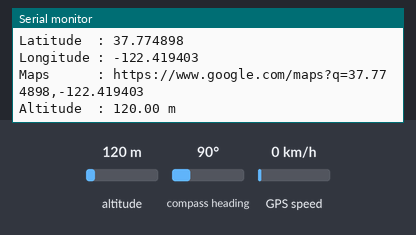
The sketch below on a simulated Arduino Uno, built with avr-gcc and run on an emulated ATmega328P. Parts: the last lines printed to the serial monitor. Inputs (shaded band) come from the test bench; at power-on: altitude 120 m, compass heading 90°, GPS speed 0 km/h. The GPS gets a fix after 3 s at 37.7749, -122.4194 with 8 satellites.

Above: at 6.2 s.
6.3 s: altitude set to 20 m
At 6.9 s:
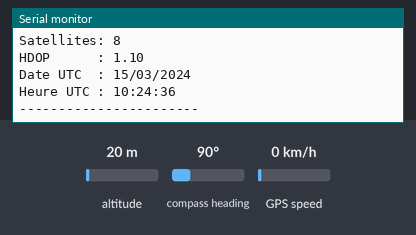
7.8 s: compass heading set to 180°
At 8.9 s:
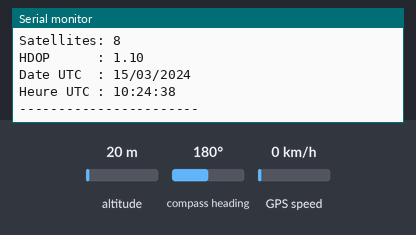
9.3 s: GPS speed set to 2 km/h
At 9.9 s:
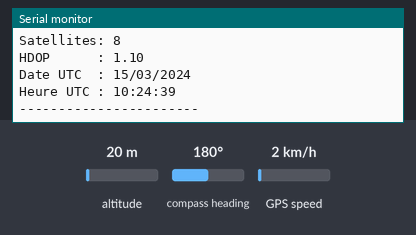
Timing chart, 0 to 12.3 s (numbered marks = the images above; inputs shaded):
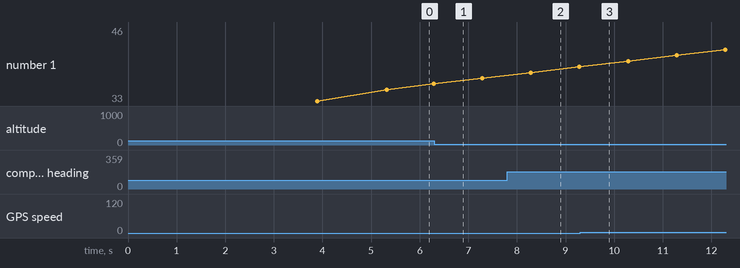

The sketch:

13-gps.ino
```cpp
#include <SoftwareSerial.h>
#include <TinyGPS++.h>

// ============================================================
// GPS NEO-8 / module compatible + Arduino UNO
// GOMA PRO Devs — Salomon BENGZ
// ============================================================
// Câblage :
// GPS TX  -> Arduino D4 (RX logiciel)
// GPS RX  -> Arduino D3 (TX logiciel)
// GPS GND -> Arduino GND
// GPS VCC -> alimentation adaptée au module
//
// IMPORTANT : le nom commercial « NEO-800L » peut désigner
// différents modules/clones. Vérifier la carte et sa tension
// d'alimentation avant le câblage.

#include <SoftwareSerial.h>   // Crée une liaison série sur D4/D3
#include <TinyGPS++.h>        // Décode les trames NMEA du GNSS

// D4 reçoit les données envoyées par le GPS.
// D3 peut envoyer des données vers le GPS.
static const int GPS_RX = 4;
static const int GPS_TX = 3;

// Débit de communication entre Arduino et le GPS.
static const uint32_t GPS_BAUD = 9600;

// SoftwareSerial(RX, TX)
SoftwareSerial gpsSerial(GPS_RX, GPS_TX);

// Objet qui analyse les caractères NMEA reçus.
TinyGPSPlus gps;

// ------------------------------------------------------------
// Affiche toutes les informations actuellement disponibles.
// ------------------------------------------------------------
void afficherGPS() {
  Serial.println();
  Serial.println("===== DONNEES GPS =====");

  // Latitude + longitude = position géographique.
  if (gps.location.isValid()) {
    Serial.print("Latitude  : ");
    Serial.println(gps.location.lat(), 6);

    Serial.print("Longitude : ");
    Serial.println(gps.location.lng(), 6);

    // Création d'un lien Google Maps à partir des coordonnées.
    Serial.print("Maps      : https://www.google.com/maps?q=");
    Serial.print(gps.location.lat(), 6);
    Serial.print(",");
    Serial.println(gps.location.lng(), 6);
  } else {
    Serial.println("Position  : aucun fix valide pour le moment");
  }

  // Altitude estimée par le récepteur GNSS.
  if (gps.altitude.isValid()) {
    Serial.print("Altitude  : ");
    Serial.print(gps.altitude.meters());
    Serial.println(" m");
  }

  // Vitesse calculée par le récepteur.
  if (gps.speed.isValid()) {
    Serial.print("Vitesse   : ");
    Serial.print(gps.speed.kmph());
    Serial.println(" km/h");
  }

  // Nombre de satellites rapporté par la solution GNSS.
  if (gps.satellites.isValid()) {
    Serial.print("Satellites: ");
    Serial.println(gps.satellites.value());
  }

  // HDOP : indicateur de géométrie/qualité du positionnement.
  // Plus il est faible, meilleure est généralement la géométrie.
  if (gps.hdop.isValid()) {
    Serial.print("HDOP      : ");
    Serial.println(gps.hdop.hdop());
  }

  // Date et heure reçues du GNSS sont généralement en UTC.
  if (gps.date.isValid() && gps.time.isValid()) {
    Serial.print("Date UTC  : ");
    if (gps.date.day() < 10) Serial.print('0');
    Serial.print(gps.date.day());
    Serial.print('/');
    if (gps.date.month() < 10) Serial.print('0');
    Serial.print(gps.date.month());
    Serial.print('/');
    Serial.println(gps.date.year());

    Serial.print("Heure UTC : ");
    if (gps.time.hour() < 10) Serial.print('0');
    Serial.print(gps.time.hour());
    Serial.print(':');
    if (gps.time.minute() < 10) Serial.print('0');
    Serial.print(gps.time.minute());
    Serial.print(':');
    if (gps.time.second() < 10) Serial.print('0');
    Serial.println(gps.time.second());
  }

  Serial.println("-----------------------");
}

void setup() {
  // Port série USB : communication avec le PC et moniteur série.
  Serial.begin(9600);

  // Port série logiciel : communication avec le GPS.
  gpsSerial.begin(GPS_BAUD);

  Serial.println("===============================================");
  Serial.println(" GPS + ARDUINO | GOMA PRO Devs");
  Serial.println(" Salomon BENGZ");
  Serial.println("===============================================");
  Serial.println("Lecture des trames NMEA...");
  Serial.println("Attente du fix satellite...");
}

void loop() {
  // Le GPS envoie continuellement des caractères.
  // On les lit un par un et TinyGPSPlus les analyse.
  while (gpsSerial.available() > 0) {
    char caractere = gpsSerial.read();
    gps.encode(caractere);
  }

  // isUpdated() signifie qu'une nouvelle position a été traitée.
  if (gps.location.isUpdated()) {
    afficherGPS();
  }

  // Diagnostic : si presque aucun caractère n'est reçu après 5 s,
  // il faut vérifier le câblage, le débit ou l'alimentation.
  if (millis() > 5000 && gps.charsProcessed() < 10) {
    Serial.println();
    Serial.println("ATTENTION : aucune donnee GPS recue.");
    Serial.println("Verifier TX/RX, GND, VCC et GPS_BAUD.");
    delay(1000);
  }
}
```

Measured:
- plotted number 1: 37 → 39 after the input at 7.8 s
